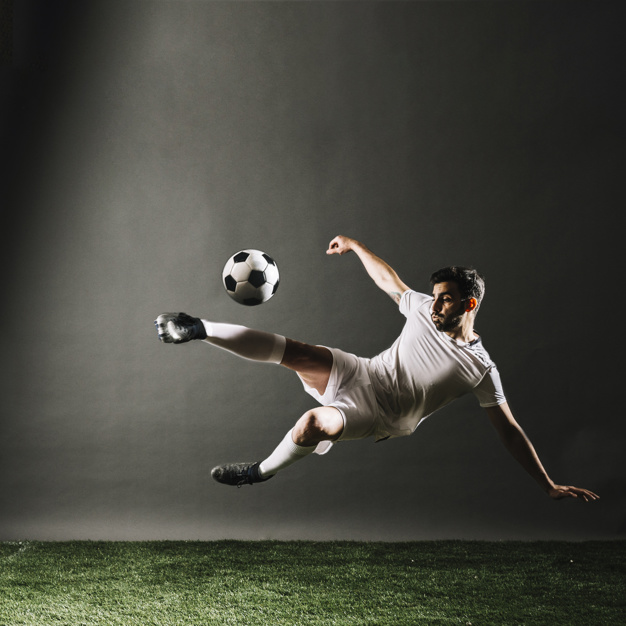
#> input picture jogador.jpg, 626 x 626 px
$ python chroma.py
#> lines starting #> are read from the running program, lines starting #| are printed output that depends on the picture
import cv2
import numpy as np
from matplotlib import pyplot as plt

img = cv2.imread("jogador.jpg")
#> img is the input picture: shape (626, 626, 3); mean B, G, R 62.3, 70.7, 70.2


#converte em YCrCb
imgYCbCr=cv2.cvtColor( img, cv2.COLOR_BGR2YCR_CB)
#> imgYCbCr: shape (626, 626, 3); mean of channels 0, 1, 2 69.6, 128.5, 123.9

#valor a dividir a crominância
v=2
h=2

cr= imgYCbCr[:,:,1]
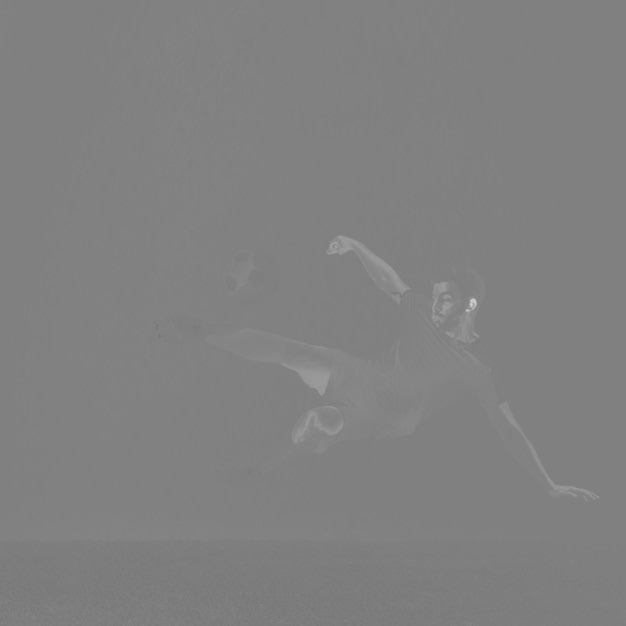
#> cr: shape (626, 626); min 118, max 210, mean 128.5
cb= imgYCbCr[:,:,2]

cr_chroma=cr[::v,::h]
cb_chroma=cb[::v,::h]


#Função nrepeat( imagem, vezes, eixo )

"""
#Reproduzindo imagem com crominancia cr e cb valor igual a 2
m=2
img_aumentada_cr = np.repeat( cr_chroma, m, axis=0)
img_aumentada_cr = np.repeat(img_aumentada_cr, m, axis=1)

img_aumentada_cb = np.repeat( cb_chroma, m, axis=0)
img_aumentada_cb = np.repeat( img_aumentada_cb, m, axis=1)

pyplot python
imagemFinal = np.zeros( (img_aumentada_cr.shape[0],img_aumentada_cr.shape[1],3), np.uint8)
imagemFinal[:,:,0]= imgYCbCr[:,:,0]
imagemFinal[:,:,1]= img_aumentada_cr
imagemFinal[:,:,2]= img_aumentada_cb

imagem_final_rgb = cv2.cvtColor( imagemFinal, cv2.COLOR_YCrCb2RGB)
"""

plt.subplot(121)
plt.imshow(imgYCbCr[:,:,2])

plt.title("Imagem Crominancia Cb Original")

plt.subplot(122)
plt.imshow(cb_chroma)
plt.title("Imagem com Chroma Subsampling 4:2:2 canal Cb")


plt.show()
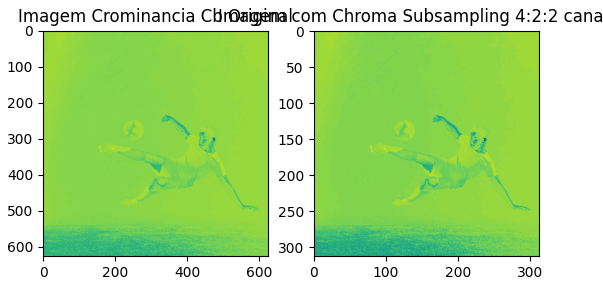
#> figure drawn by matplotlib, 2 panels

cv2.waitKey(0)
cv2.destroyAllWindows()

$ run again, with aviao.jpg copied over jogador.jpg
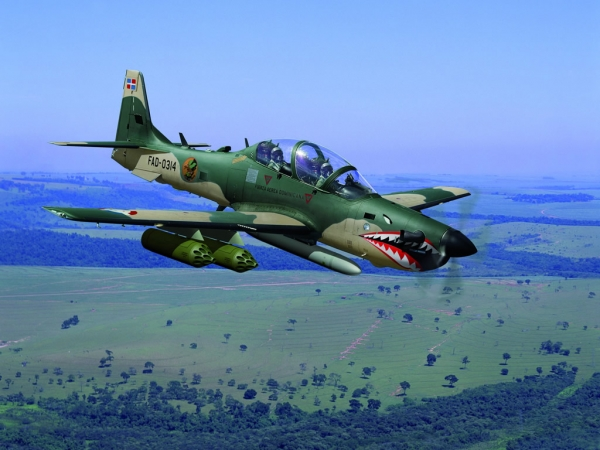
#> input picture aviao.jpg, 600 x 450 px
#> img is the input picture: shape (450, 600, 3); mean B, G, R 172.5, 132.2, 97.8
#> imgYCbCr: shape (450, 600, 3); mean of channels 0, 1, 2 126.5, 107.5, 154
#> `cb= imgYCbCr[:,:,2]`:
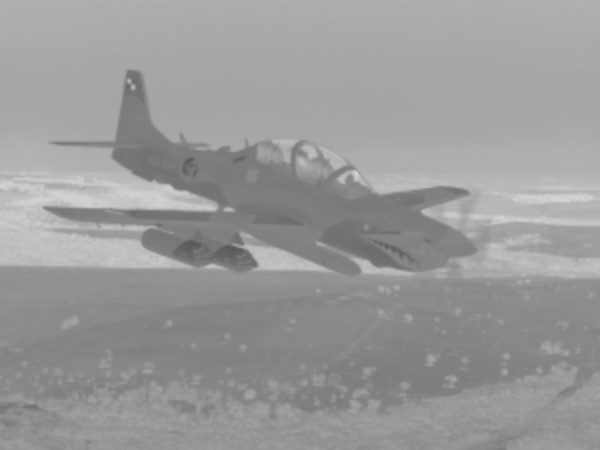
#> cb: shape (450, 600); min 88, max 213, mean 154
#> `plt.show()`:
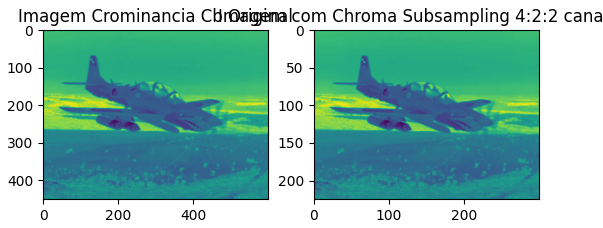
#> figure drawn by matplotlib, 2 panels

$ run again, with casa.jpg copied over jogador.jpg
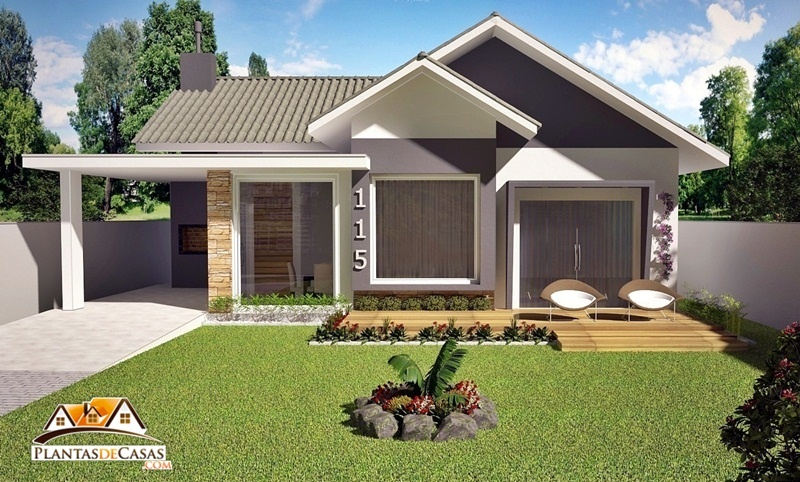
#> input picture casa.jpg, 800 x 482 px
#> img is the input picture: shape (482, 800, 3); mean B, G, R 109.4, 130.7, 128.2
#> imgYCbCr: shape (482, 800, 3); mean of channels 0, 1, 2 127.5, 128.5, 117.8
#> `cb= imgYCbCr[:,:,2]`:
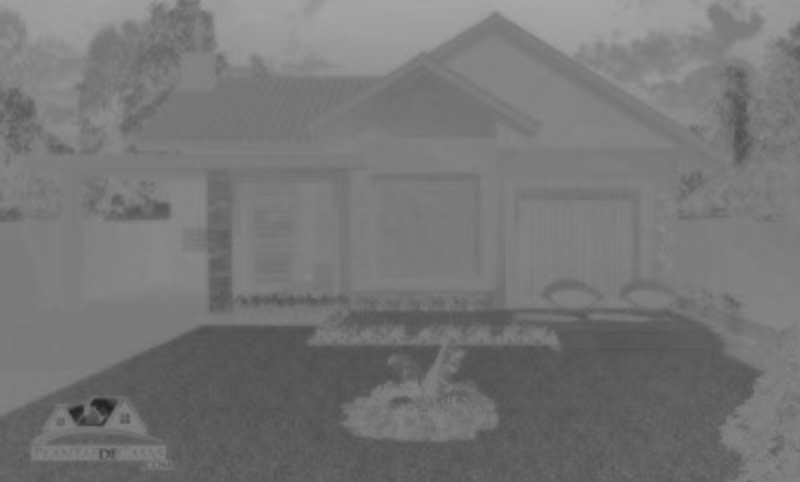
#> cb: shape (482, 800); min 34, max 167, mean 117.8
#> `plt.show()`:
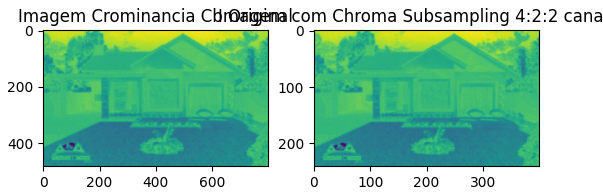
#> figure drawn by matplotlib, 2 panels
